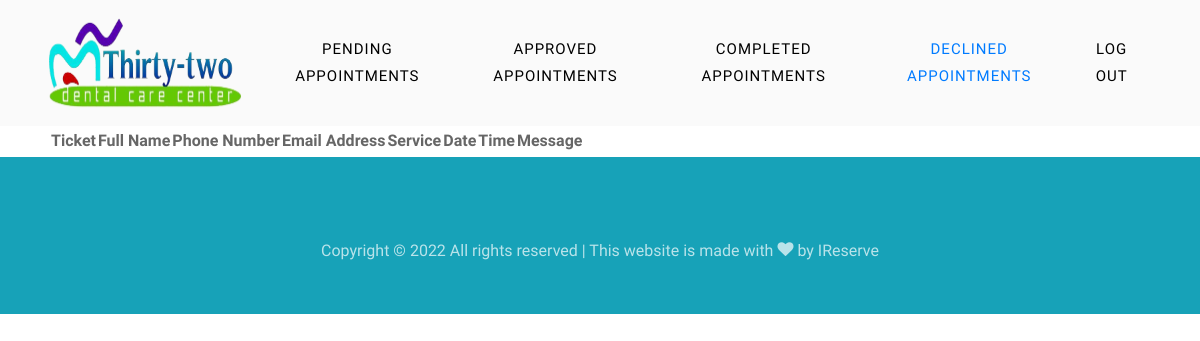
Before: /admin/declined.php (signed in) with the older database file.
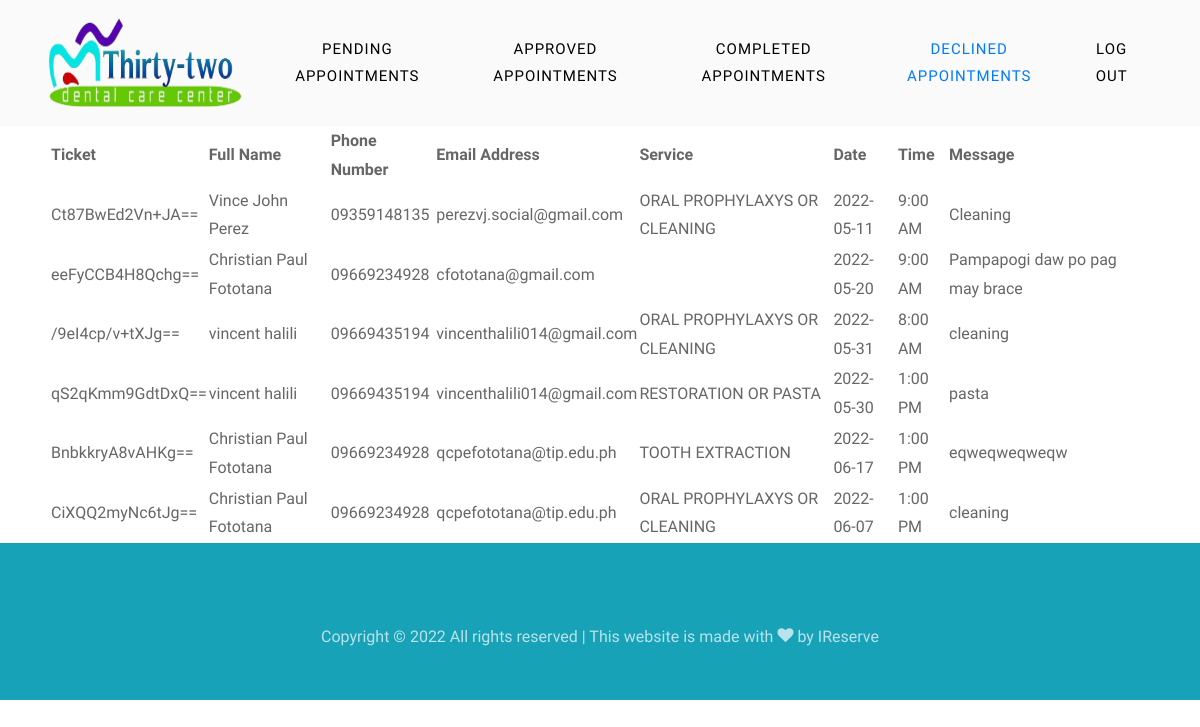
After: the same page with the newer database file.
### tables this page shows
CREATE TABLE `appointments` (
  `apt_id` int(11) NOT NULL,
  `requestee` int(11) DEFAULT NULL,
  `name` varchar(100) NOT NULL,
  `phone` bigint(11) NOT NULL,
  `email` varchar(100) NOT NULL,
  `address` varchar(255) NOT NULL,
  `service` varchar(100) NOT NULL,
  `date` date NOT NULL,
  `time` varchar(50) DEFAULT NULL,
  `issue` varchar(255) NOT NULL,
  `ticket` varchar(255) NOT NULL,
  `status` varchar(11) NOT NULL,
  `notif_status` int(1) NOT NULL
);

### admin/declined.php (the view, shortened to what this page needs)
<!DOCTYPE html>
<html lang="en">
<head>
	<link rel="stylesheet" href="https://cdn.datatables.net/1.11.5/css/jquery.dataTables.min.css">
	<link rel="stylesheet" href="assets/css/open-iconic-bootstrap.min.css">
	<link rel="stylesheet" href="assets/css/animate.css">
	<link rel="stylesheet" href="assets/css/owl.carousel.min.css">
	<link rel="stylesheet" href="assets/css/owl.theme.default.min.css">
	<link rel="stylesheet" href="assets/css/magnific-popup.css">
	<link rel="stylesheet" href="assets/css/aos.css">
	<link rel="stylesheet" href="assets/css/ionicons.min.css">
	<link rel="stylesheet" href="assets/css/bootstrap-datepicker.css">
	<link rel="stylesheet" href="assets/css/jquery.timepicker.css">
	<link rel="stylesheet" href="assets/css/flaticon.css">
	<link rel="stylesheet" href="assets/css/icomoon.css">
	<link rel="stylesheet" href="assets/css/style.css">
	<link rel="stylesheet" href="assets/css/index.css">
</head>
<body>
	<nav class="navbar  navbar-expand-lg  navbar-light bg-light">
		<div class="container">
			<a class="navbar-brand" href="index.php"><img src="../assets/img/logos.png" width="200" height="100"></a>
			<div class="collapse navbar-collapse" id="ftco-nav">
				<ul class="navbar-nav ml-auto">
					<li class="nav-item"><a href="index.php" class="nav-link">Pending Appointments</a></li>
					<li class="nav-item"><a href="approved.php" class="nav-link">Approved Appointments</a></li>
					<li class="nav-item"><a href="completed.php" class="nav-link">Completed Appointments</a></li>
					<li class="nav-item active"><a href="declined.php" class="nav-link">Declined Appointments</a></li>
				</ul>
			</div>
			<div class="collapse navbar-collapse" id="ftco-nav">
				<ul class="navbar-nav ml-auto">
					<li class="nav-item cta"><a href="logout.php" class="nav-link"><span>Log Out</span></a>
					</li>
				</ul>
			</div>
		</div>
	</nav>
	<div class="pending-body">
		<table id="appttable" class="display compact cell-border" >
			<thead>
				<tr>
					<th>Ticket</th>
					<th>Full Name</th>
					<th>Phone Number</th>
					<th>Email Address</th>
					<th>Service</th>
					<th>Date</th>
					<th>Time</th>
					<th>Message</th>
				</tr>
			</thead>
			<tbody>
				<?php
					include('assets/php/config.php');
					$sql = "SELECT * FROM appointments WHERE `status` = 'Declined'";
					$res = mysqli_query($con, $sql );
					while($row=mysqli_fetch_array($res)){
						$time = $row['time'];
						$time =  date('g:i A', strtotime($time));
						echo "<tr>";
							echo "<td>";echo $row['ticket']; echo "</td>";
							echo "<td>";echo $row["name"]; echo "</td>";
							echo "<td>";echo .0.$row["phone"];  echo "</td>";
							echo "<td>";echo $row["email"];  echo "</td>";
							echo "<td>";echo $row["service"];  echo "</td>";
							echo "<td>";echo $row["date"];  echo "</td>";
							echo "<td>";echo $time;  echo "</td>";
							echo "<td style='width: 50px;'><p class='break-line'>";echo $row["issue"];  echo "</p></td>";
						echo "</tr>";
					}
				?>
		</table>
	</div>
	<footer class="ftco-footer ftco-bg-dark ftco-section">
	<div class="container">
		<div class="row">
                <div class="col-md-12 text-center">
                    <p>
                        Copyright &copy;
                         All rights reserved | This website is made with
                        <i class="icon-heart" aria-hidden="true"></i> by <a href="https://colorlib.com"
                            target="_blank">IReserve</a>
                    </p>
                </div>
            </div>
        </div>
	</footer>
</body>
</html>

Changed rows visible on the page:
added appointments: ticket "Ct87BwEd2Vn+JA==", name "Vince John Perez", phone "9359148135", email "perezvj.social@gmail.com", service "ORAL PROPHYLAXYS OR CLEANING", date "2022-05-11", time "9:00 AM", issue "Cleaning"
added appointments: ticket "eeFyCCB4H8Qchg==", name "Christian Paul Fototana", phone "9669234928", email "cfototana@gmail.com", date "2022-05-20", time "9:00 AM", issue "Pampapogi daw po pag may brace"
added appointments: ticket "/9eI4cp/v+tXJg==", name "vincent halili", phone "9669435194", email "vincenthalili014@gmail.com", service "ORAL PROPHYLAXYS OR CLEANING", date "2022-05-31", time "8:00 AM", issue "cleaning"
added appointments: ticket "qS2qKmm9GdtDxQ==", name "vincent halili", phone "9669435194", email "vincenthalili014@gmail.com", service "RESTORATION OR PASTA", date "2022-05-30", time "1:00 PM", issue "pasta"
added appointments: ticket "BnbkkryA8vAHKg==", name "Christian Paul Fototana", phone "9669234928", email "qcpefototana@tip.edu.ph", service "TOOTH EXTRACTION", date "2022-06-17", time "1:00 PM", issue "eqweqweqweqw"
added appointments: ticket "CiXQQ2myNc6tJg==", name "Christian Paul Fototana", phone "9669234928", email "qcpefototana@tip.edu.ph", service "ORAL PROPHYLAXYS OR CLEANING", date "2022-06-07", time "1:00 PM", issue "cleaning"
